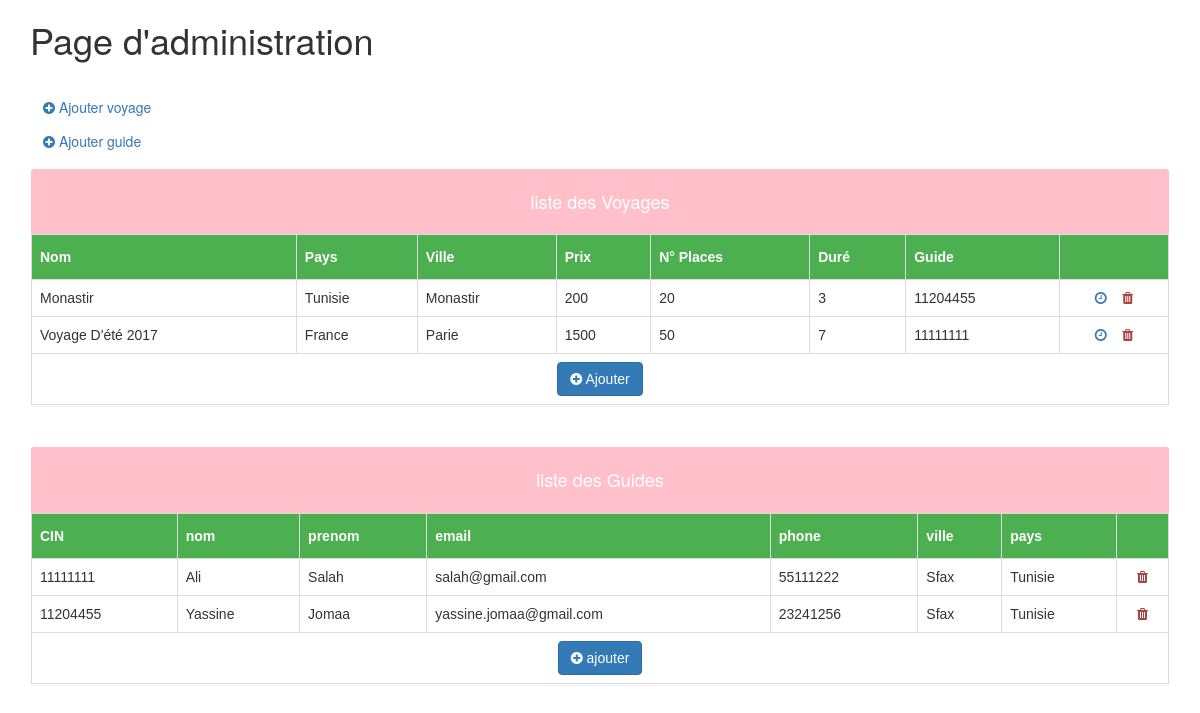
The app's page /admin.php with its own data.
### tables this page shows
CREATE TABLE `voyage` (
	id INTEGER auto_increment NOT NULL,
	nom VARCHAR(100) NOT NULL,
	description TEXT,
	prix integer unsigned NOT NULL,
	nombre_places integer unsigned NOT NULL,
	ville VARCHAR(20) NOT NULL,
	pays VARCHAR(20) NOT NULL,
	dure integer unsigned NOT NULL,
	image VARCHAR(200) NOT NULL,
	guide_id INTEGER NOT NULL,
	PRIMARY KEY (`id`),
	FOREIGN KEY (guide_id) REFERENCES guide(id) ON DELETE CASCADE
);

CREATE TABLE `guide` (
	id INTEGER auto_increment NOT NULL,
	nom VARCHAR(20) NOT NULL,
	prenom VARCHAR(20) NOT NULL,
	email VARCHAR(254) NOT NULL,
	phone VARCHAR(14) NOT NULL,
	agence_id INTEGER NOT NULL,
	PRIMARY KEY (`id`),
	FOREIGN KEY (agence_id) REFERENCES agence(id) ON DELETE CASCADE
);

CREATE TABLE `agence` (
	id INTEGER auto_increment NOT NULL,
	pays VARCHAR(20) NOT NULL,
	ville VARCHAR(20) NOT NULL,
	adresse VARCHAR(100) NOT NULL,
	phone VARCHAR(14) NOT NULL,
	email VARCHAR(254) NOT NULL,
	PRIMARY KEY (`id`)
);

### admin.php (the view, shortened to what this page needs)
<!DOCTYPE html>
<html>
<head>
    <link href="css/bootstrap/css/bootstrap.min.css" rel="stylesheet" />
    <link href="./css/font-awesome/css/font-awesome.min.css" rel="stylesheet" />
</head>
<body class="container">
    <h1>Page d'administration</h1>
<br/>
        <ul class="list-unstyled">
            <li><a class="btn btn-link" href="ajouter_voyage.php"><i class="fa fa-plus-circle"></i> Ajouter voyage</a></li>
            <li><a class="btn btn-link" href="ajouter_guide.php"><i class="fa fa-plus-circle"></i> Ajouter guide</a></li>
        </ul>
    <center>
    <div class="panel">
        <div class="panel-heading">
            <center><h4>liste des Voyages</h4></center>
        </div>
                <table id='customers' class="table table-bordered  table-hover text-capitalize">
                    <thead>
                        <tr>
                            <th>Nom</th>
                            <th>Pays</th>
                            <th>Ville</th>
                            <th>Prix</th>
                            <th>N° Places</th>
                            <th>Duré</th>
                            <th>Guide</th>
                            <th>&nbsp;</th>
                    </thead>
                    <tbody>
                        <?php
require "connection_bd.php";
$resultat=mysqli_query($db, "select * from voyage;");
while ($ligne=mysqli_fetch_array($resultat)) {
    ?>
                            <tr>
                                <td>
                                    <?php echo $ligne['nom']; ?>
                                </td>
                                <td>
                                    <?php echo $ligne['pays']; ?>
                                </td>
                                <td>
                                    <?php echo $ligne['ville']; ?>
                                </td>
                                <td>
                                    <?php echo $ligne['prix']; ?>
                                </td>
                                <td>
                                    <?php echo $ligne['nombre_places']; ?>
                                </td>
                                <td>
                                    <?php echo $ligne['dure']; ?>
                                </td>
                                <td>
                                    <?php echo $ligne['guide_id']; ?>
                                </td>
                                <td class="text-center">
                                <a class="text-primary" href="date_sortie.php?id=<?php echo $ligne['id'] ?>"><i class="fa fa-clock-o"></i></a>
                                <a class="text-danger" href="voyage_delete.php?id=<?php echo $ligne['id'] ?>"><i class="fa fa-trash"></i></a>
                                </td>
                                <tr>
                                    <?php
} ?>
       <tr><td colspan=8 class="text-center"><a href="ajouter_voyage.php" class="btn btn-primary"><i class="fa fa-plus-circle"></i> ajouter</a></td></tr>
                    </tbody>
                </table>
                </div>
                <br />
    <div class="panel">
        <div class="panel-heading">
            <center><h4>liste des Guides</h4></center>
        </div>
                <table id='customers' class="table table-bordered  table-hover">
                    <thead>
                        <tr>
                            <th>CIN</th>
                            <th>nom</th>
                            <th>prenom</th>
                            <th>email</th>
                            <th>phone</th>
                            <th>ville</th>
                            <th>pays</th>
                            <th>&nbsp;</th>
                    </thead>
                    <tbody>
                        <?php
require "connection_bd.php";
$resultat=mysqli_query($db, "select g.nom as nom, g.prenom as prenom, g.email as email, g.phone as phone, g.id as id, a.ville as ville, a.pays as pays from guide g, agence a where g.agence_id = a.id;");
while ($ligne=mysqli_fetch_array($resultat)) {
    ?>
                            <tr>
                                <td>
                                    <?php echo $ligne['id']; ?>
                                </td>
                                <td class="text-capitalize">
                                    <?php echo $ligne['nom']; ?>
                                </td>
                                <td class="text-capitalize">
                                    <?php echo $ligne['prenom']; ?>
                                </td>
                                <td>
                                    <?php echo $ligne['email']; ?>
                                </td>
                                <td>
                                    <?php echo $ligne['phone']; ?>
                                </td>
                                <td class="text-capitalize">
                                    <?php echo $ligne['ville']; ?>
                                </td>
                                <td class="text-capitalize">
                                    <?php echo $ligne['pays']; ?>
                                </td>
                                <td class="text-center">
                                <a class="text-danger" href="guide_delete.php?id=<?php echo $ligne['id'] ?>"><i class="fa fa-trash"></i></a>
                                </td>
                                <tr>
                                    <?php
} ?>
       <tr><td colspan=8 class="text-center"><a href="ajouter_guide.php" class="btn btn-primary"><i class="fa fa-plus-circle"></i> ajouter</a></td></tr>
                    </tbody>
                </table>
                </div>
</body>
</html>

### admin.php (style rules this page uses)
#customers { font-family: "Trebuchet MS", Arial, Helvetica, sans-serif; border-collapse: collapse; width: 100%; }
.panel-heading { color: white; background-color: pink; text-align: center; border: solid; border-color: pink; }
#customers td, #customers th { border: 1px solid #ddd; padding: 8px; }
#customers tr:nth-child(even) { background-color: #f2f2f2; }
#customers th { padding-top: 12px; padding-bottom: 12px; text-align: left; background-color: #4CAF50; color: white; }

### records on screen
voyage: nom "Monastir", pays "Tunisie", ville "Monastir", prix "200", nombre_places "20", dure "3", guide "11204455"
voyage: nom "Voyage D'été 2017", pays "France", ville "Parie", prix "1500", nombre_places "50", dure "7", guide "11111111"
guide: id "11111111", nom "Ali", prenom "Salah", email "salah@gmail.com", phone "55111222", agence.ville "Sfax", agence.pays "Tunisie"
guide: id "11204455", nom "Yassine", prenom "Jomaa", email "yassine.jomaa@gmail.com", phone "23241256", agence.ville "Sfax", agence.pays "Tunisie"
